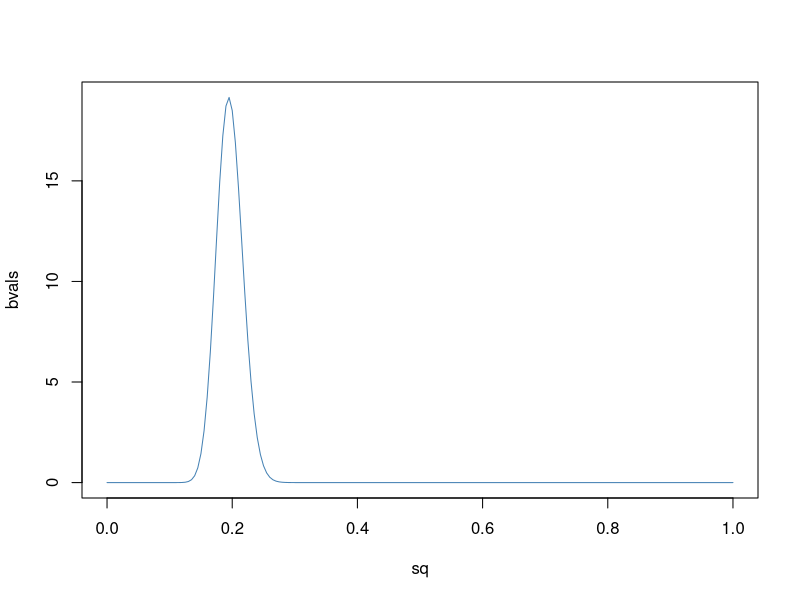
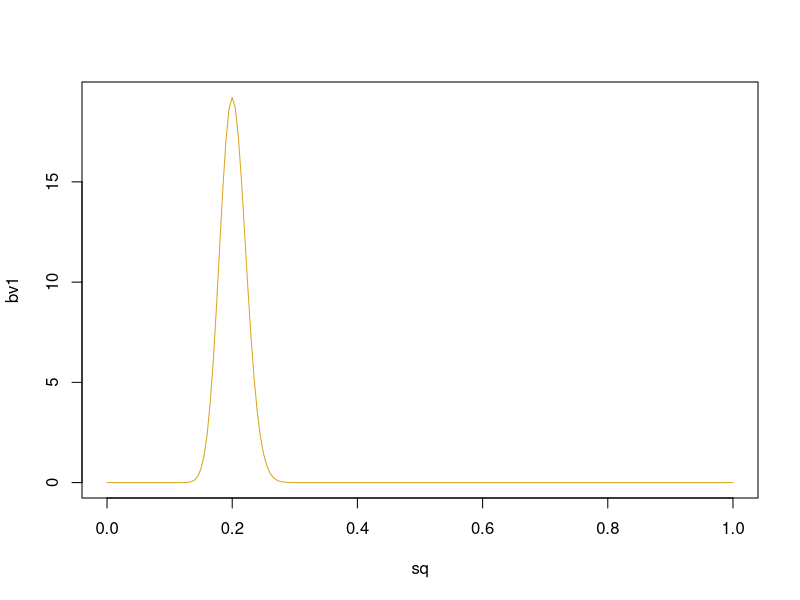
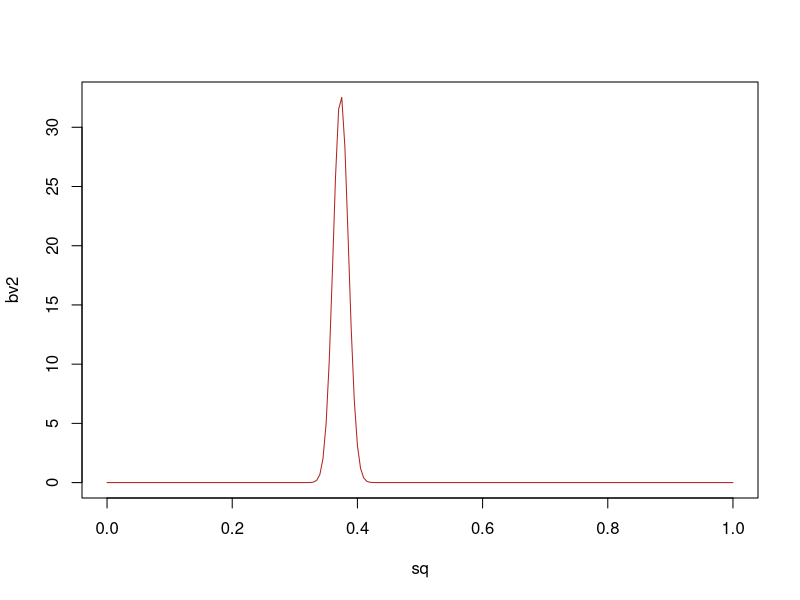
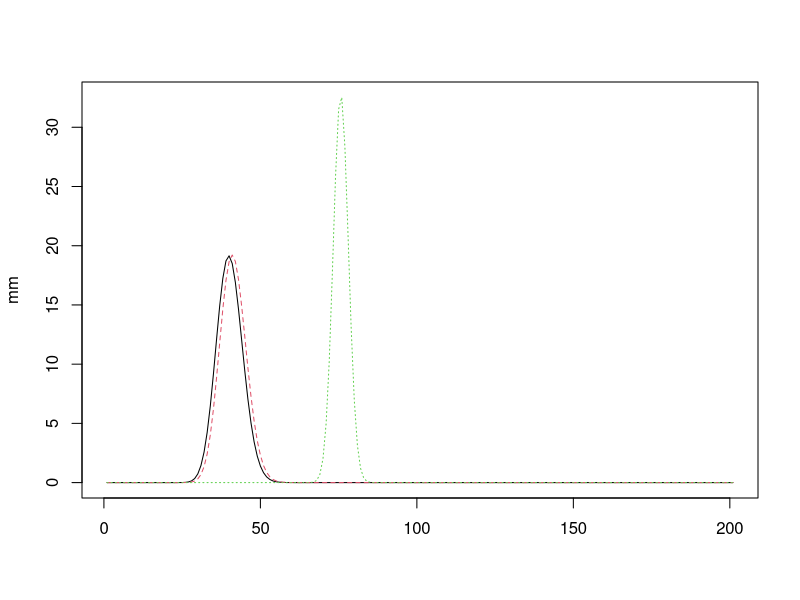

Write R code to recreate these figures, in order.
#!/usr/bin/env Rscript
# this hard coded for Davd Robo's curves (cu)
# becu is for beta curves.
# it's bbecu.R, the baseball becu.
library(Cairo)

sh1 <- 71 # average made bats
sh2 <- 291 # average at-bats

# lucky starter
made1 <- 4 # bats made
att1 <- 10 # bats attempted.

# true veteran
made2 <- 300 # bats made
att2 <- 1000 # bats attempted.

sq <- seq(0, 1, by=0.005)
bvals <- dbeta(sq, sh1, sh2) # uniform beta vals (the x is uniform, not the y!)

bv1 <- dbeta(sq, sh1+made1, sh2+att1-made1)
bv2 <- dbeta(sq, sh2+made2, sh2+att2-made2)

# Beware when looking at this values, these are very thin densities, only a certain narrow
# setion (around 0.27 or so) will have decent values, all other with be miniscule and
# so will look odd.
mm <- cbind(bvals, bv1, bv2)

CairoPNG("bb0.png", 800, 800)
plot(sq, bvals, pch=20, cex=0.5, col="steelblue", type="l")
dev.off()

CairoPNG("bb1.png", 800, 800)
plot(sq, bv1, pch=20, cex=0.5, col="goldenrod", type="l")
dev.off()

CairoPNG("bb2.png", 800, 800)
plot(sq, bv2, pch=20, cex=0.5, col="firebrick", type="l")
dev.off()

CairoPNG("bb3.png", 800, 800)
matplot(mm, type="l")
dev.off()
